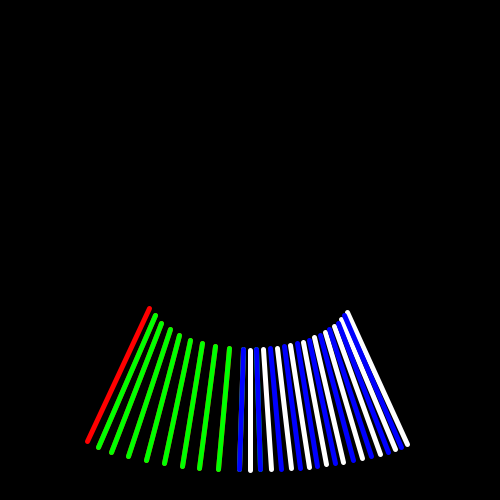
Frame 1 (no input)
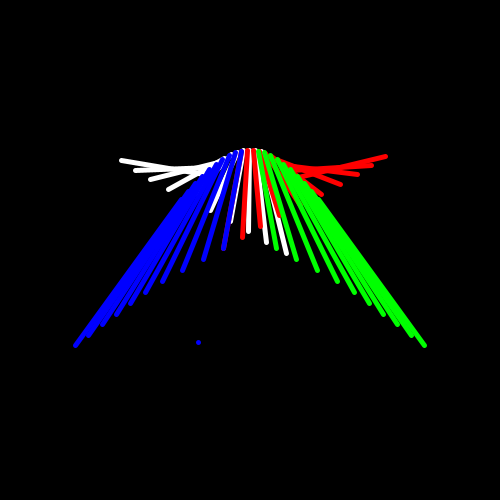
Frame 60 (the mouse pressed at the canvas centre just before this capture)
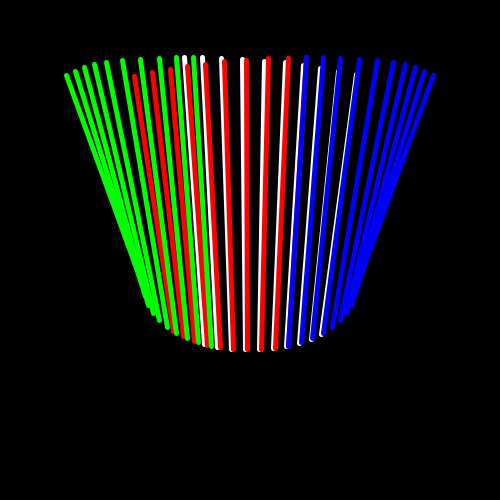
Frame 120 (the mouse held since frame 60 and released just before this capture)

The Processing sketch that drew these frames (run headless with seeded random() and noise(); from frame 60 on, the mouse is pressed at the canvas centre):

// Processing sketch: sinus_12
// ── sinus_12.pde
//poging om de vorm waar de lijnen omheen draaien te weergeven.

//********************** Eerste figuur **********************//
float x1(float t) {
return sin(t/10) * 100 + sin(t/5) * 20;  
}

float y1(float t) {
return cos(t/10) * 100;  
}

float x2(float t) {
return sin(t/10) * 200 + sin(t) * 2;  
}

float y2(float t) {
return cos(t/20) * 200 + cos(t/12) * 20;  
}
float t;
static final int NUM_LINES = 10;
//********************** Einde eerste figuur **********************//



//********************** Tweede figuur **********************//
float x3(float p) {
return sin(-p/10) * 100 + sin(-p/5) * 20;  
}

float y3(float p) {
return cos(-p/10) * 100;  
}

float x4(float p) {
return sin(-p/10) * 200 + sin(-p) * 2;  
}

float y4(float p) {
return cos(-p/20) * 200 + cos(-p/12) * 20;  
}
float p;
//********************** Einde Tweede figuur **********************//

void setup(){
background(0);
size(500,500);
}

void draw(){
  background(0);
//stroke(random(255), random(255), random(255));
//stroke(255);
  strokeWeight(5);
  translate(width/2, height/2);
  fill(255);
  
  point(x9(r), y9(r));
  
  r++;
  
  noFill();

//****************************** Eerste ******************************//

stroke(255);

for(int i = 0; i < NUM_LINES; i++) {
  line(x1(t + i), y1(t + i), x2(t + i), y2(t + i));
  }
  
  t += 0.5;

//****************************** Tweede ******************************//

  stroke(255,0,0);
  noFill();
for(int e = 0; e < NUM_LINES; e++) {
  line(x3(t + e), y3(t + e), x4(t + e), y4(t + e));
  }  
  
  p += 0.5;

//****************************** Derde ******************************//
  
  stroke(0,255,0);
  for(int q = 0; q < NUM_LINES; q++) {
  line(x6(t - q), y6(t - q), x5(t - q), y5(t - q));
  }
    
  h += 0.5;
  
//****************************** Vierde ******************************//

  stroke(0,0,255);
  noFill();
for(int z = 0; z < NUM_LINES; z++) {
  line(x8(t - z), y8(t - z), x7(t - z), y7(t - z));
  }
  
  k += 0.5;
  

}

//********************** Derde figuur **********************//
float x5(float h) {
return sin(h/10) * 100 + sin(h/5) * 20;  
}

float y5(float h) {
return cos(h/10) * 100;  
}

float x6(float h) {
return sin(h/10) * 200 + sin(h) * 2;  
}

float y6(float h) {
return cos(h/20) * 200 + cos(h/12) * 20;  
}
float h;
//********************** Einde Derde figuur **********************//



//********************** Vierde figuur **********************//
float x7(float k) {
return sin(-k/10) * 100 + sin(-k/5) * 20;  
}

float y7(float k) {
return cos(-k/10) * 100;  
}

float x8(float k) {
return sin(-k/10) * 200 + sin(-k) * 2;  
}

float y8(float k) {
return cos(-k/20) * 200 + cos(-k/12) * 20;  
}
float k;


float x9(float r) {
return sin(r/10) * 100 + sin(r/5) * 20;  
}

float y9(float r) {
return cos(r/10)* 100;  
}

float r;
//********************** Einde Vierde figuur **********************//
